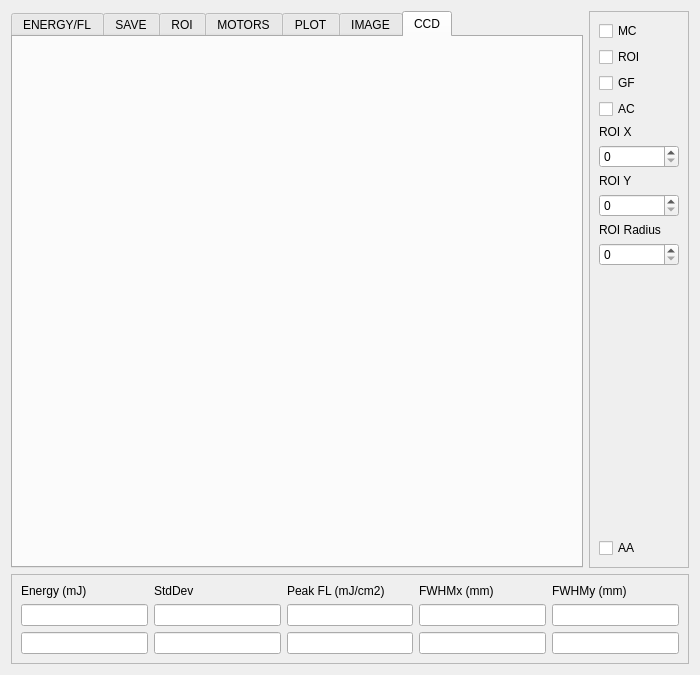
<?xml version="1.0" encoding="UTF-8"?>
<ui version="4.0">
 <class>CameraCoreGUI</class>
 <widget class="QWidget" name="CameraCoreGUI">
  <property name="geometry">
   <rect>
    <x>0</x>
    <y>0</y>
    <width>700</width>
    <height>675</height>
   </rect>
  </property>
  <property name="windowTitle">
   <string>CameraCoreGUI</string>
  </property>
  <layout class="QGridLayout" name="gridLayout_3">
   <item row="0" column="0">
    <widget class="QTabWidget" name="tabWidget">
     <property name="currentIndex">
      <number>6</number>
     </property>
     <widget class="QWidget" name="tab">
      <attribute name="title">
       <string>ENERGY/FL</string>
      </attribute>
     </widget>
     <widget class="QWidget" name="tab_2">
      <attribute name="title">
       <string>SAVE</string>
      </attribute>
     </widget>
     <widget class="QWidget" name="tab_3">
      <attribute name="title">
       <string>ROI</string>
      </attribute>
     </widget>
     <widget class="QWidget" name="tab_4">
      <attribute name="title">
       <string>MOTORS</string>
      </attribute>
     </widget>
     <widget class="QWidget" name="tab_5">
      <attribute name="title">
       <string>PLOT</string>
      </attribute>
     </widget>
     <widget class="QWidget" name="tab_6">
      <attribute name="title">
       <string>IMAGE</string>
      </attribute>
     </widget>
     <widget class="QWidget" name="tab_7">
      <attribute name="title">
       <string>CCD</string>
      </attribute>
     </widget>
    </widget>
   </item>
   <item row="0" column="1">
    <widget class="QFrame" name="frame">
     <property name="minimumSize">
      <size>
       <width>100</width>
       <height>0</height>
      </size>
     </property>
     <property name="layoutDirection">
      <enum>Qt::LeftToRight</enum>
     </property>
     <property name="frameShape">
      <enum>QFrame::StyledPanel</enum>
     </property>
     <property name="frameShadow">
      <enum>QFrame::Raised</enum>
     </property>
     <layout class="QVBoxLayout" name="verticalLayout">
      <item>
       <widget class="QCheckBox" name="checkBox">
        <property name="text">
         <string>MC</string>
        </property>
       </widget>
      </item>
      <item>
       <widget class="QCheckBox" name="checkBox_2">
        <property name="text">
         <string>ROI</string>
        </property>
       </widget>
      </item>
      <item>
       <widget class="QCheckBox" name="checkBox_3">
        <property name="text">
         <string>GF</string>
        </property>
       </widget>
      </item>
      <item>
       <widget class="QCheckBox" name="checkBox_4">
        <property name="text">
         <string>AC</string>
        </property>
       </widget>
      </item>
      <item>
       <widget class="QLabel" name="label">
        <property name="text">
         <string>ROI X</string>
        </property>
       </widget>
      </item>
      <item>
       <widget class="QSpinBox" name="spinBox"/>
      </item>
      <item>
       <widget class="QLabel" name="label_2">
        <property name="text">
         <string>ROI Y</string>
        </property>
       </widget>
      </item>
      <item>
       <widget class="QSpinBox" name="spinBox_2"/>
      </item>
      <item>
       <widget class="QLabel" name="label_3">
        <property name="text">
         <string>ROI Radius</string>
        </property>
       </widget>
      </item>
      <item>
       <widget class="QSpinBox" name="spinBox_3"/>
      </item>
      <item>
       <spacer name="verticalSpacer">
        <property name="orientation">
         <enum>Qt::Vertical</enum>
        </property>
        <property name="sizeHint" stdset="0">
         <size>
          <width>20</width>
          <height>40</height>
         </size>
        </property>
       </spacer>
      </item>
      <item>
       <widget class="QCheckBox" name="checkBox_5">
        <property name="text">
         <string>AA</string>
        </property>
       </widget>
      </item>
     </layout>
    </widget>
   </item>
   <item row="1" column="0" colspan="2">
    <widget class="QFrame" name="frame_2">
     <property name="frameShape">
      <enum>QFrame::StyledPanel</enum>
     </property>
     <property name="frameShadow">
      <enum>QFrame::Raised</enum>
     </property>
     <layout class="QGridLayout" name="gridLayout_2">
      <item row="0" column="0">
       <widget class="QLabel" name="label_4">
        <property name="text">
         <string>Energy (mJ)</string>
        </property>
       </widget>
      </item>
      <item row="1" column="2">
       <widget class="QLineEdit" name="lineEdit_4">
        <property name="readOnly">
         <bool>true</bool>
        </property>
       </widget>
      </item>
      <item row="0" column="4">
       <widget class="QLabel" name="label_8">
        <property name="text">
         <string>FWHMy (mm)</string>
        </property>
       </widget>
      </item>
      <item row="0" column="2">
       <widget class="QLabel" name="label_6">
        <property name="text">
         <string>Peak FL (mJ/cm2)</string>
        </property>
       </widget>
      </item>
      <item row="0" column="3">
       <widget class="QLabel" name="label_7">
        <property name="text">
         <string>FWHMx (mm)</string>
        </property>
       </widget>
      </item>
      <item row="0" column="1">
       <widget class="QLabel" name="label_5">
        <property name="text">
         <string>StdDev</string>
        </property>
       </widget>
      </item>
      <item row="1" column="0">
       <widget class="QLineEdit" name="lineEdit">
        <property name="readOnly">
         <bool>true</bool>
        </property>
       </widget>
      </item>
      <item row="1" column="1">
       <widget class="QLineEdit" name="lineEdit_3">
        <property name="readOnly">
         <bool>true</bool>
        </property>
       </widget>
      </item>
      <item row="1" column="3">
       <widget class="QLineEdit" name="lineEdit_6">
        <property name="readOnly">
         <bool>true</bool>
        </property>
       </widget>
      </item>
      <item row="1" column="4">
       <widget class="QLineEdit" name="lineEdit_5">
        <property name="readOnly">
         <bool>true</bool>
        </property>
       </widget>
      </item>
      <item row="2" column="0">
       <widget class="QLineEdit" name="lineEdit_2">
        <property name="readOnly">
         <bool>true</bool>
        </property>
       </widget>
      </item>
      <item row="2" column="1">
       <widget class="QLineEdit" name="lineEdit_9">
        <property name="readOnly">
         <bool>true</bool>
        </property>
       </widget>
      </item>
      <item row="2" column="2">
       <widget class="QLineEdit" name="lineEdit_10">
        <property name="readOnly">
         <bool>true</bool>
        </property>
       </widget>
      </item>
      <item row="2" column="3">
       <widget class="QLineEdit" name="lineEdit_8">
        <property name="readOnly">
         <bool>true</bool>
        </property>
       </widget>
      </item>
      <item row="2" column="4">
       <widget class="QLineEdit" name="lineEdit_7">
        <property name="readOnly">
         <bool>true</bool>
        </property>
        <property name="clearButtonEnabled">
         <bool>false</bool>
        </property>
       </widget>
      </item>
     </layout>
    </widget>
   </item>
  </layout>
 </widget>
 <resources/>
 <connections/>
</ui>
